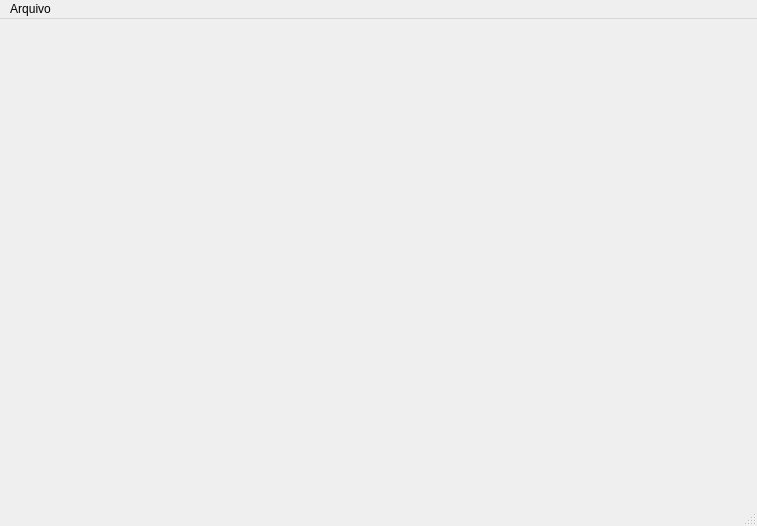
<?xml version="1.0" encoding="UTF-8"?>
<ui version="4.0">
 <class>MainWindow</class>
 <widget class="QMainWindow" name="MainWindow">
  <property name="geometry">
   <rect>
    <x>0</x>
    <y>0</y>
    <width>757</width>
    <height>526</height>
   </rect>
  </property>
  <property name="windowTitle">
   <string>MainWindow</string>
  </property>
  <widget class="QWidget" name="centralwidget"/>
  <widget class="QMenuBar" name="menubar">
   <property name="geometry">
    <rect>
     <x>0</x>
     <y>0</y>
     <width>757</width>
     <height>22</height>
    </rect>
   </property>
   <widget class="QMenu" name="menuMenu">
    <property name="title">
     <string>Arquivo</string>
    </property>
    <widget class="QMenu" name="menuOr_amentos">
     <property name="title">
      <string>Orçamentos</string>
     </property>
     <addaction name="actionNovo"/>
     <addaction name="actionAbertos"/>
     <addaction name="actionCancelar"/>
    </widget>
    <widget class="QMenu" name="menuPedidos">
     <property name="title">
      <string>Pedidos</string>
     </property>
     <addaction name="actionNovo_2"/>
     <addaction name="actionAbertos_2"/>
     <addaction name="actionCancelar_2"/>
    </widget>
    <widget class="QMenu" name="menuContas_a_Pagar">
     <property name="title">
      <string>Contas a Pagar</string>
     </property>
     <addaction name="actionNovo_3"/>
     <addaction name="actionEditar"/>
     <addaction name="actionCancelar_3"/>
    </widget>
    <widget class="QMenu" name="menuContas_a_Receber">
     <property name="title">
      <string>Contas a Receber</string>
     </property>
     <addaction name="actionNovo_4"/>
     <addaction name="actionEditar_2"/>
     <addaction name="actionCancelar_4"/>
    </widget>
    <widget class="QMenu" name="menuRelatorios">
     <property name="title">
      <string>Relatorios</string>
     </property>
     <addaction name="actionContas_a_Pagar_2"/>
     <addaction name="actionContas_a_Receber_2"/>
     <addaction name="actionOrcamentos"/>
     <addaction name="actionRelatorios_2"/>
    </widget>
    <widget class="QMenu" name="menuUsuarios">
     <property name="title">
      <string>Usuarios</string>
     </property>
     <addaction name="actionNovo_5"/>
     <addaction name="actionEditar_3"/>
    </widget>
    <addaction name="menuOr_amentos"/>
    <addaction name="menuPedidos"/>
    <addaction name="menuContas_a_Pagar"/>
    <addaction name="menuContas_a_Receber"/>
    <addaction name="menuRelatorios"/>
    <addaction name="menuUsuarios"/>
   </widget>
   <addaction name="menuMenu"/>
  </widget>
  <widget class="QStatusBar" name="statusbar"/>
  <action name="actionNovo">
   <property name="text">
    <string>Novo</string>
   </property>
  </action>
  <action name="actionAbertos">
   <property name="text">
    <string>Abertos</string>
   </property>
  </action>
  <action name="actionCancelar">
   <property name="text">
    <string>Cancelar</string>
   </property>
  </action>
  <action name="actionNovo_2">
   <property name="text">
    <string>Novo</string>
   </property>
  </action>
  <action name="actionAbertos_2">
   <property name="text">
    <string>Abertos</string>
   </property>
  </action>
  <action name="actionCancelar_2">
   <property name="text">
    <string>Cancelar</string>
   </property>
  </action>
  <action name="actionNovo_3">
   <property name="text">
    <string>Novo</string>
   </property>
  </action>
  <action name="actionEditar">
   <property name="text">
    <string>Editar</string>
   </property>
  </action>
  <action name="actionCancelar_3">
   <property name="text">
    <string>Cancelar</string>
   </property>
  </action>
  <action name="actionNovo_4">
   <property name="text">
    <string>Novo</string>
   </property>
  </action>
  <action name="actionEditar_2">
   <property name="text">
    <string>Editar</string>
   </property>
  </action>
  <action name="actionCancelar_4">
   <property name="text">
    <string>Cancelar</string>
   </property>
  </action>
  <action name="actionContas_a_Pagar_2">
   <property name="text">
    <string>Contas a Pagar</string>
   </property>
  </action>
  <action name="actionContas_a_Receber_2">
   <property name="text">
    <string>Contas a Receber</string>
   </property>
  </action>
  <action name="actionOrcamentos">
   <property name="text">
    <string>Orcamentos</string>
   </property>
  </action>
  <action name="actionRelatorios_2">
   <property name="text">
    <string>Pedidos</string>
   </property>
  </action>
  <action name="actionNovo_5">
   <property name="text">
    <string>Novo</string>
   </property>
  </action>
  <action name="actionEditar_3">
   <property name="text">
    <string>Editar</string>
   </property>
  </action>
 </widget>
 <resources/>
 <connections/>
</ui>
